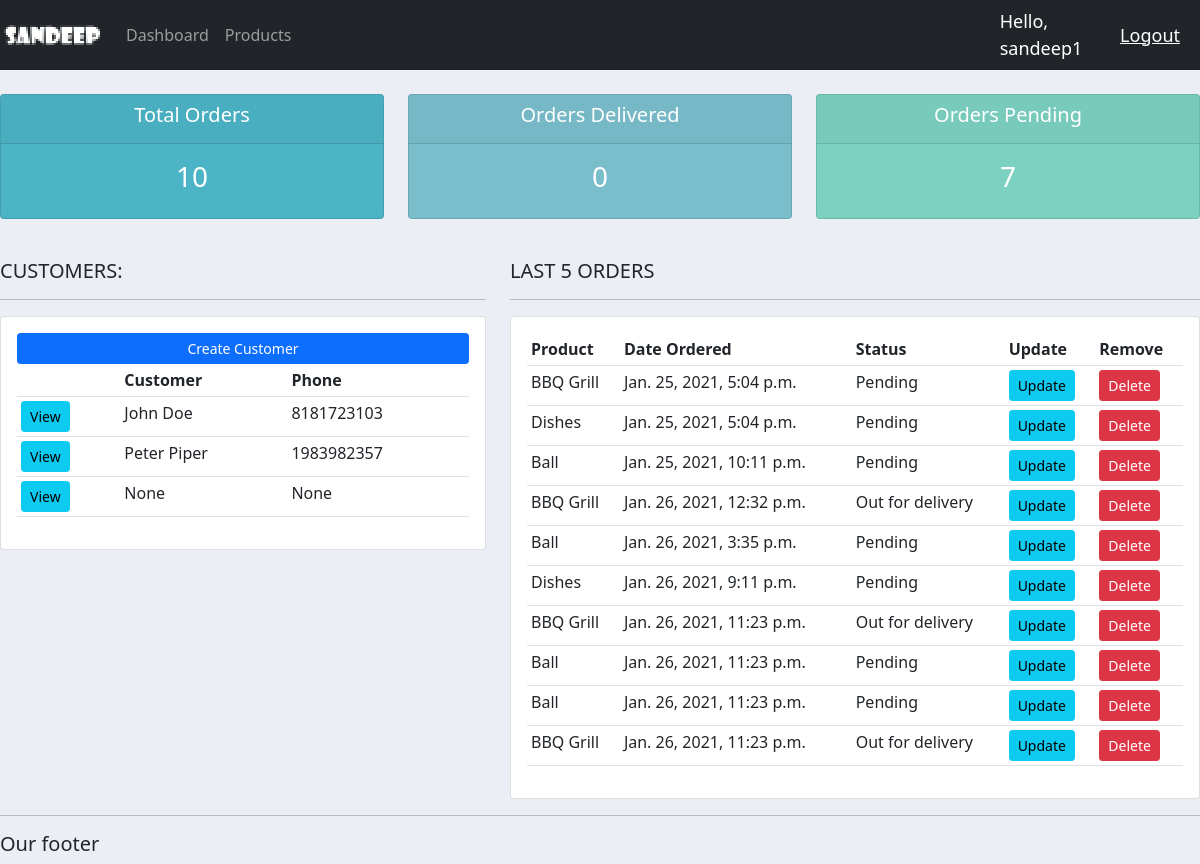
The app's page / (signed in) with its own data.
### accounts/models.py (models this page shows, shortened)
class Customer(models.Model):
    user = models.OneToOneField(User, null=True, on_delete=models.CASCADE)
    name = models.CharField(max_length=200, null=True)
    phone = models.CharField(max_length=200, null=True)
    email = models.CharField(max_length=200, null=True)
    profile_pic = models.ImageField(null=True, blank=True)
    date_created = models.DateTimeField(auto_now_add=True, null=True)

class Order(models.Model):
    STATUS = (
            ('Pending', 'Pending'),
            ('Out for delivery', 'Out for delivery'),
            ('Delivered', 'Delivered'),
    )
    customer = models.ForeignKey(Customer, null=True, on_delete=models.SET_NULL)
    product = models.ForeignKey(Product, null=True, on_delete=models.SET_NULL)
    date_created = models.DateTimeField(auto_now_add=True, null=True)
    status = models.CharField(max_length=200, null=True, choices=STATUS)
    note = models.CharField(max_length=1000, null=True)

class Product(models.Model):
    CATEGORY = (
            ('Indoor', 'Indoor'),
            ('Out Door', 'Out Door'),
    )
    name = models.CharField(max_length=200, null=True)
    price = models.FloatField(null=True)
    category = models.CharField(max_length=200, null=True, choices=CATEGORY)
    description = models.CharField(max_length=200, null=True, blank = True)
    date_created = models.DateTimeField(auto_now_add=True, null=True)
    tags = models.ManyToManyField(Tag)
    def __str__(self):
        return self.name

### accounts/decorators.py (the view)
    def wrapper_function(request, *args, **kwargs):
        group = None
        if request.user.groups.exists():
            group = request.user.groups.all()[0].name
        if group == 'customer':
            return redirect('user-page')
        if group == 'admin':
            return view_func(request, *args, **kwargs)

### accounts/views.py (called while the page is built)
@login_required(login_url='login')
@admin_only
def home(request):
    orders = Order.objects.all()
    customers = Customer.objects.all()
    total_customers = customers.count()
    total_orders = orders.count()
    delivered = orders.filter(status="Delivered").count()
    pending = orders.filter(status="Pending").count()
    context = {'orders':orders, 'customers':customers, 'total_orders':total_orders, 'total_customers':total_customers, 'delivered':delivered, 'pending':pending}
    return render(request, 'accounts/dashboard.html', context)

### accounts/templates/accounts/dashboard.html
{% extends 'accounts/main.html' %}
{% block content %}
{%  include 'accounts/status.html' %}
<br>
<div class="row">
	<div class="col-md-5">
		<h5>CUSTOMERS:</h5>
		<hr>
		<div class="card card-body">
			<a class="btn btn-primary  btn-sm btn-block" href="">Create Customer</a>
			<table class="table table-sm">
				<tr>
					<th></th>
					<th>Customer</th>
					<th>Phone</th>
				</tr>
				<tr>
					{% for customer in customers %}
					<td><a class="btn btn-sm btn-info" href="{% url 'customer' customer.id %}">View</a></td>
					<td>{{customer.name}}</td>
					<td>{{customer.phone}}</td>
				</tr>
				{% endfor %}
			</table>
		</div>
	</div>
	<div class="col-md-7">
		<h5>LAST 5 ORDERS</h5>
		<hr>
		<div class="card card-body">
			<table class="table table-sm">
				<tr>
					<th>Product</th>
					<th>Date Ordered</th>
					<th>Status</th>
					<th>Update</th>
					<th>Remove</th>
				</tr>
				{% for order in orders %}
				<tr>
					<td>{{order.product}}</td>
					<td>{{order.date_created}}</td>
					<td>{{order.status}}</td>
					<td><a class="btn btn-sm btn-info" href="{% url 'update_order' order.id %}">Update</a></td>
					<td><a class="btn btn-sm btn-danger" href="{% url 'delete_order' order.id %}">Delete</a></td>
				</tr>
				{% endfor %}
			</table>
		</div>
	</div>
</div>
{% endblock %}

### accounts/templates/accounts/main.html (shortened to what this page needs)
{% load static %}
<!DOCTYPE html>
<html lang="en" dir="ltr">
<head>
  <link href="https://cdn.jsdelivr.net/npm/bootstrap@5.0.0-beta1/dist/css/bootstrap.min.css" rel="stylesheet">
  <link rel="stylesheet" href="{% static '/css/main.css' %}">
</head>
<body>
  {% include 'accounts/navbar.html' %}
  {% block content %}
  {% endblock %}
  <hr>
  <h5>Our footer</h5>
</body>
</html>

### accounts/templates/accounts/navbar.html (shortened to what this page needs)
{% load static %}
<nav class="navbar navbar-expand-lg navbar-dark bg-dark">
  <img src="{% static '/images/logo.png' %}" alt="">
  <div class="container-fluid">
    <div class="collapse navbar-collapse" id="navbarNav">
      <ul class="navbar-nav">
        {% if request.user.is_staff %}
        <li class="nav-item">
          <a class="nav-link" href="{% url 'home' %}">Dashboard</a>
        </li>
        <li class="nav-item">
          <a class="nav-link" href="{% url 'products' %}">Products</a>
        </li>
        {% endif %}
      </ul>
    </div>
  </div>
  <span class ="hello-msg">Hello, {{request.user}} </span>
  <span><a class ="hello-msg" href="{% url 'logout' %}">Logout</a></span>
</nav>

### accounts/templates/accounts/status.html
<br>
<div class="row">
	<div class="col">
		<div class="col-md">
			<div class="card text-center text-white  mb-3" id="total-orders">
			  	<div class="card-header">
			  		<h5 class="card-title">Total Orders</h5>
			  	</div>
			  	<div class="card-body">
			    	<h3 class="card-title">{{total_orders}}</h3>
			  	</div>
			</div>
		</div>
	</div>
	<div class="col">
		<div class="col-md">
			<div class="card text-center text-white  mb-3" id="orders-delivered">
			  	<div class="card-header">
			  		<h5 class="card-title">Orders Delivered</h5>
			  	</div>
			  	<div class="card-body">
			    	<h3 class="card-title">{{delivered}}</h3>
			  	</div>
			</div>
		</div>
	</div>
	<div class="col">
		<div class="col-md">
			<div class="card text-center text-white  mb-3" id="orders-pending">
			  	<div class="card-header">
			  		<h5 class="card-title">Orders Pending</h5>
			  	</div>
			  	<div class="card-body">
			    	<h3 class="card-title">{{pending}}</h3>
			  	</div>
			</div>
		</div>
	</div>
</div>

### static/css/main.css (style rules this page uses)
body { background-color: #ebeff5; }
#total-orders { background-color: #4cb4c7; }
#orders-delivered { background-color: #7abecc; }
#orders-pending { background-color: #7CD1C0; }

### accounts/templates/accounts/navbar.html (style rules this page uses)
.hello-msg { font-size: 18px; color: #fff; margin-right:20px; }

### records on screen
Customer: name "John Doe", phone "8181723103"
Customer: name "Peter Piper", phone "1983982357"
Customer: name "None", phone "None"
Order: product "BBQ Grill", date_created "Jan. 25, 2021, 5:04 p.m.", status "Pending"
Order: product "Dishes", date_created "Jan. 25, 2021, 5:04 p.m.", status "Pending"
Order: product "Ball", date_created "Jan. 25, 2021, 10:11 p.m.", status "Pending"
Order: product "BBQ Grill", date_created "Jan. 26, 2021, 12:32 p.m.", status "Out for delivery"
Order: product "Ball", date_created "Jan. 26, 2021, 3:35 p.m.", status "Pending"
Order: product "Dishes", date_created "Jan. 26, 2021, 9:11 p.m.", status "Pending"
Order: product "BBQ Grill", date_created "Jan. 26, 2021, 11:23 p.m.", status "Out for delivery"
Order: product "Ball", date_created "Jan. 26, 2021, 11:23 p.m.", status "Pending"
Order: product "Ball", date_created "Jan. 26, 2021, 11:23 p.m.", status "Pending"
Order: product "BBQ Grill", date_created "Jan. 26, 2021, 11:23 p.m.", status "Out for delivery"

### other values on screen
{{ request.user }} "sandeep1"
{{ total_orders }} "10"
{{ delivered }} "0"
{{ pending }} "7"
